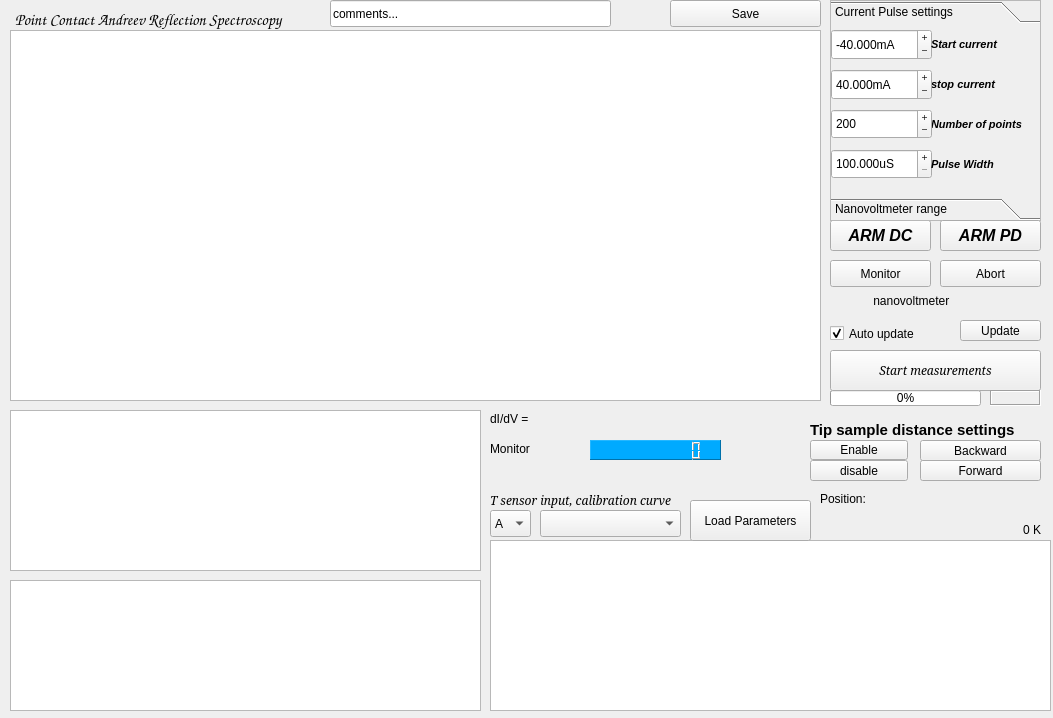
<?xml version="1.0" encoding="UTF-8"?>
<ui version="4.0">
 <class>MainWindow</class>
 <widget class="QMainWindow" name="MainWindow">
  <property name="geometry">
   <rect>
    <x>0</x>
    <y>0</y>
    <width>1053</width>
    <height>718</height>
   </rect>
  </property>
  <property name="mouseTracking">
   <bool>false</bool>
  </property>
  <property name="windowTitle">
   <string>PCAR Spectroscopy</string>
  </property>
  <property name="windowIcon">
   <iconset>
    <normaloff>../../../../../usr/share/pixmaps/cubeview48.png</normaloff>../../../../../usr/share/pixmaps/cubeview48.png</iconset>
  </property>
  <property name="windowOpacity">
   <double>1.000000000000000</double>
  </property>
  <property name="toolTip">
   <string/>
  </property>
  <property name="autoFillBackground">
   <bool>false</bool>
  </property>
  <property name="styleSheet">
   <string notr="true"/>
  </property>
  <property name="toolButtonStyle">
   <enum>Qt::ToolButtonIconOnly</enum>
  </property>
  <property name="tabShape">
   <enum>QTabWidget::Rounded</enum>
  </property>
  <widget class="QWidget" name="centralwidget">
   <widget class="QPushButton" name="init_button">
    <property name="geometry">
     <rect>
      <x>830</x>
      <y>350</y>
      <width>211</width>
      <height>41</height>
     </rect>
    </property>
    <property name="font">
     <font>
      <family>Serif</family>
      <italic>true</italic>
     </font>
    </property>
    <property name="text">
     <string>Start measurements</string>
    </property>
   </widget>
   <widget class="QLabel" name="label">
    <property name="geometry">
     <rect>
      <x>15</x>
      <y>9</y>
      <width>270</width>
      <height>21</height>
     </rect>
    </property>
    <property name="font">
     <font>
      <family>URW Chancery L</family>
      <pointsize>12</pointsize>
      <weight>75</weight>
      <italic>true</italic>
      <bold>true</bold>
     </font>
    </property>
    <property name="text">
     <string>Point Contact Andreev Reflection Spectroscopy</string>
    </property>
   </widget>
   <widget class="QCheckBox" name="fetch_data">
    <property name="enabled">
     <bool>true</bool>
    </property>
    <property name="geometry">
     <rect>
      <x>830</x>
      <y>320</y>
      <width>121</width>
      <height>27</height>
     </rect>
    </property>
    <property name="text">
     <string>Auto update</string>
    </property>
    <property name="checked">
     <bool>true</bool>
    </property>
   </widget>
   <widget class="QLabel" name="total_readings">
    <property name="geometry">
     <rect>
      <x>990</x>
      <y>390</y>
      <width>51</width>
      <height>16</height>
     </rect>
    </property>
    <property name="frameShape">
     <enum>QFrame::Box</enum>
    </property>
    <property name="frameShadow">
     <enum>QFrame::Sunken</enum>
    </property>
    <property name="text">
     <string/>
    </property>
   </widget>
   <widget class="QPushButton" name="Save_data">
    <property name="geometry">
     <rect>
      <x>670</x>
      <y>0</y>
      <width>151</width>
      <height>27</height>
     </rect>
    </property>
    <property name="text">
     <string>Save</string>
    </property>
   </widget>
   <widget class="PlotWidget" name="dIdVgraph">
    <property name="geometry">
     <rect>
      <x>10</x>
      <y>30</y>
      <width>811</width>
      <height>371</height>
     </rect>
    </property>
   </widget>
   <widget class="QPushButton" name="state_dc">
    <property name="geometry">
     <rect>
      <x>830</x>
      <y>220</y>
      <width>101</width>
      <height>31</height>
     </rect>
    </property>
    <property name="font">
     <font>
      <family>Ubuntu</family>
      <pointsize>12</pointsize>
      <weight>75</weight>
      <italic>true</italic>
      <bold>true</bold>
     </font>
    </property>
    <property name="styleSheet">
     <string notr="true">border-color: rgb(0, 0, 0);</string>
    </property>
    <property name="text">
     <string>ARM DC</string>
    </property>
   </widget>
   <widget class="QLabel" name="nvpr">
    <property name="geometry">
     <rect>
      <x>830</x>
      <y>290</y>
      <width>211</width>
      <height>21</height>
     </rect>
    </property>
    <property name="autoFillBackground">
     <bool>true</bool>
    </property>
    <property name="text">
     <string>             nanovoltmeter</string>
    </property>
   </widget>
   <widget class="QLabel" name="dIdVfit">
    <property name="geometry">
     <rect>
      <x>490</x>
      <y>410</y>
      <width>281</width>
      <height>17</height>
     </rect>
    </property>
    <property name="text">
     <string>dI/dV =</string>
    </property>
   </widget>
   <widget class="QToolBox" name="instrumenttools">
    <property name="geometry">
     <rect>
      <x>830</x>
      <y>0</y>
      <width>211</width>
      <height>221</height>
     </rect>
    </property>
    <property name="frameShape">
     <enum>QFrame::StyledPanel</enum>
    </property>
    <property name="frameShadow">
     <enum>QFrame::Raised</enum>
    </property>
    <property name="lineWidth">
     <number>2</number>
    </property>
    <property name="midLineWidth">
     <number>1</number>
    </property>
    <property name="currentIndex">
     <number>0</number>
    </property>
    <property name="tabSpacing">
     <number>6</number>
    </property>
    <widget class="QWidget" name="page">
     <property name="geometry">
      <rect>
       <x>0</x>
       <y>0</y>
       <width>209</width>
       <height>157</height>
      </rect>
     </property>
     <attribute name="label">
      <string>Current Pulse settings</string>
     </attribute>
     <widget class="QLabel" name="label_5">
      <property name="geometry">
       <rect>
        <x>100</x>
        <y>80</y>
        <width>91</width>
        <height>30</height>
       </rect>
      </property>
      <property name="font">
       <font>
        <pointsize>8</pointsize>
        <weight>75</weight>
        <italic>true</italic>
        <bold>true</bold>
       </font>
      </property>
      <property name="text">
       <string>Number of points</string>
      </property>
     </widget>
     <widget class="QDoubleSpinBox" name="current_start">
      <property name="geometry">
       <rect>
        <x>0</x>
        <y>0</y>
        <width>101</width>
        <height>31</height>
       </rect>
      </property>
      <property name="wrapping">
       <bool>false</bool>
      </property>
      <property name="buttonSymbols">
       <enum>QAbstractSpinBox::PlusMinus</enum>
      </property>
      <property name="accelerated">
       <bool>true</bool>
      </property>
      <property name="correctionMode">
       <enum>QAbstractSpinBox::CorrectToNearestValue</enum>
      </property>
      <property name="suffix">
       <string>mA</string>
      </property>
      <property name="decimals">
       <number>3</number>
      </property>
      <property name="minimum">
       <double>-105.000000000000000</double>
      </property>
      <property name="maximum">
       <double>105.000000000000000</double>
      </property>
      <property name="singleStep">
       <double>0.001000000000000</double>
      </property>
      <property name="value">
       <double>-40.000000000000000</double>
      </property>
     </widget>
     <widget class="QDoubleSpinBox" name="num_points">
      <property name="geometry">
       <rect>
        <x>0</x>
        <y>80</y>
        <width>101</width>
        <height>30</height>
       </rect>
      </property>
      <property name="wrapping">
       <bool>false</bool>
      </property>
      <property name="buttonSymbols">
       <enum>QAbstractSpinBox::PlusMinus</enum>
      </property>
      <property name="accelerated">
       <bool>true</bool>
      </property>
      <property name="correctionMode">
       <enum>QAbstractSpinBox::CorrectToNearestValue</enum>
      </property>
      <property name="suffix">
       <string/>
      </property>
      <property name="decimals">
       <number>0</number>
      </property>
      <property name="minimum">
       <double>0.000000000000000</double>
      </property>
      <property name="maximum">
       <double>1000.000000000000000</double>
      </property>
      <property name="singleStep">
       <double>1.000000000000000</double>
      </property>
      <property name="value">
       <double>200.000000000000000</double>
      </property>
     </widget>
     <widget class="QLabel" name="pw_label">
      <property name="geometry">
       <rect>
        <x>100</x>
        <y>-40</y>
        <width>51</width>
        <height>17</height>
       </rect>
      </property>
      <property name="text">
       <string>100</string>
      </property>
     </widget>
     <widget class="QLabel" name="label_3">
      <property name="geometry">
       <rect>
        <x>100</x>
        <y>40</y>
        <width>91</width>
        <height>31</height>
       </rect>
      </property>
      <property name="font">
       <font>
        <pointsize>8</pointsize>
        <weight>75</weight>
        <italic>true</italic>
        <bold>true</bold>
       </font>
      </property>
      <property name="text">
       <string>stop current</string>
      </property>
     </widget>
     <widget class="QDoubleSpinBox" name="current_stop">
      <property name="geometry">
       <rect>
        <x>0</x>
        <y>40</y>
        <width>101</width>
        <height>31</height>
       </rect>
      </property>
      <property name="wrapping">
       <bool>false</bool>
      </property>
      <property name="buttonSymbols">
       <enum>QAbstractSpinBox::PlusMinus</enum>
      </property>
      <property name="accelerated">
       <bool>true</bool>
      </property>
      <property name="correctionMode">
       <enum>QAbstractSpinBox::CorrectToNearestValue</enum>
      </property>
      <property name="suffix">
       <string>mA</string>
      </property>
      <property name="decimals">
       <number>3</number>
      </property>
      <property name="minimum">
       <double>-105.000000000000000</double>
      </property>
      <property name="maximum">
       <double>105.000000000000000</double>
      </property>
      <property name="singleStep">
       <double>0.001000000000000</double>
      </property>
      <property name="value">
       <double>40.000000000000000</double>
      </property>
     </widget>
     <widget class="QLabel" name="label_4">
      <property name="geometry">
       <rect>
        <x>100</x>
        <y>0</y>
        <width>101</width>
        <height>31</height>
       </rect>
      </property>
      <property name="font">
       <font>
        <pointsize>8</pointsize>
        <weight>75</weight>
        <italic>true</italic>
        <bold>true</bold>
       </font>
      </property>
      <property name="text">
       <string>Start current</string>
      </property>
     </widget>
     <widget class="QDoubleSpinBox" name="pulse_width">
      <property name="geometry">
       <rect>
        <x>0</x>
        <y>120</y>
        <width>101</width>
        <height>30</height>
       </rect>
      </property>
      <property name="wrapping">
       <bool>false</bool>
      </property>
      <property name="buttonSymbols">
       <enum>QAbstractSpinBox::PlusMinus</enum>
      </property>
      <property name="accelerated">
       <bool>true</bool>
      </property>
      <property name="correctionMode">
       <enum>QAbstractSpinBox::CorrectToNearestValue</enum>
      </property>
      <property name="suffix">
       <string>uS</string>
      </property>
      <property name="decimals">
       <number>3</number>
      </property>
      <property name="minimum">
       <double>100.000000000000000</double>
      </property>
      <property name="maximum">
       <double>2000.000000000000000</double>
      </property>
      <property name="singleStep">
       <double>5.000000000000000</double>
      </property>
      <property name="value">
       <double>100.000000000000000</double>
      </property>
     </widget>
     <widget class="QLabel" name="label_6">
      <property name="geometry">
       <rect>
        <x>100</x>
        <y>120</y>
        <width>81</width>
        <height>30</height>
       </rect>
      </property>
      <property name="font">
       <font>
        <pointsize>8</pointsize>
        <weight>75</weight>
        <italic>true</italic>
        <bold>true</bold>
       </font>
      </property>
      <property name="text">
       <string>Pulse Width</string>
      </property>
     </widget>
    </widget>
    <widget class="QWidget" name="page_2">
     <property name="geometry">
      <rect>
       <x>0</x>
       <y>0</y>
       <width>209</width>
       <height>157</height>
      </rect>
     </property>
     <attribute name="label">
      <string>Nanovoltmeter range</string>
     </attribute>
     <widget class="QRadioButton" name="v6">
      <property name="geometry">
       <rect>
        <x>130</x>
        <y>40</y>
        <width>71</width>
        <height>22</height>
       </rect>
      </property>
      <property name="text">
       <string>100V</string>
      </property>
     </widget>
     <widget class="QRadioButton" name="v2">
      <property name="geometry">
       <rect>
        <x>60</x>
        <y>10</y>
        <width>71</width>
        <height>22</height>
       </rect>
      </property>
      <property name="text">
       <string>10mV</string>
      </property>
      <property name="checked">
       <bool>true</bool>
      </property>
     </widget>
     <widget class="QRadioButton" name="v3">
      <property name="geometry">
       <rect>
        <x>130</x>
        <y>10</y>
        <width>81</width>
        <height>22</height>
       </rect>
      </property>
      <property name="text">
       <string>100mV</string>
      </property>
      <property name="checked">
       <bool>false</bool>
      </property>
     </widget>
     <widget class="QRadioButton" name="v1">
      <property name="geometry">
       <rect>
        <x>0</x>
        <y>10</y>
        <width>60</width>
        <height>22</height>
       </rect>
      </property>
      <property name="text">
       <string>1mV</string>
      </property>
      <property name="checked">
       <bool>false</bool>
      </property>
     </widget>
     <widget class="QRadioButton" name="v5">
      <property name="geometry">
       <rect>
        <x>60</x>
        <y>40</y>
        <width>71</width>
        <height>22</height>
       </rect>
      </property>
      <property name="text">
       <string>10V</string>
      </property>
      <property name="checked">
       <bool>false</bool>
      </property>
     </widget>
     <widget class="QRadioButton" name="v4">
      <property name="geometry">
       <rect>
        <x>0</x>
        <y>40</y>
        <width>71</width>
        <height>22</height>
       </rect>
      </property>
      <property name="text">
       <string>1V</string>
      </property>
      <property name="checked">
       <bool>false</bool>
      </property>
     </widget>
    </widget>
   </widget>
   <widget class="QTextBrowser" name="messages">
    <property name="geometry">
     <rect>
      <x>10</x>
      <y>410</y>
      <width>471</width>
      <height>161</height>
     </rect>
    </property>
    <property name="frameShape">
     <enum>QFrame::StyledPanel</enum>
    </property>
   </widget>
   <widget class="QPushButton" name="pushButton">
    <property name="geometry">
     <rect>
      <x>920</x>
      <y>440</y>
      <width>121</width>
      <height>21</height>
     </rect>
    </property>
    <property name="text">
     <string>Backward</string>
    </property>
   </widget>
   <widget class="QPushButton" name="pushButton_2">
    <property name="geometry">
     <rect>
      <x>920</x>
      <y>460</y>
      <width>121</width>
      <height>21</height>
     </rect>
    </property>
    <property name="text">
     <string>Forward</string>
    </property>
   </widget>
   <widget class="QLabel" name="label_2">
    <property name="geometry">
     <rect>
      <x>810</x>
      <y>420</y>
      <width>231</width>
      <height>20</height>
     </rect>
    </property>
    <property name="font">
     <font>
      <family>Ubuntu</family>
      <pointsize>11</pointsize>
      <weight>75</weight>
      <bold>true</bold>
     </font>
    </property>
    <property name="text">
     <string>Tip sample distance settings</string>
    </property>
    <property name="textFormat">
     <enum>Qt::PlainText</enum>
    </property>
   </widget>
   <widget class="QLabel" name="position">
    <property name="geometry">
     <rect>
      <x>820</x>
      <y>490</y>
      <width>101</width>
      <height>17</height>
     </rect>
    </property>
    <property name="text">
     <string>Position:</string>
    </property>
   </widget>
   <widget class="QPushButton" name="pushButton_3">
    <property name="geometry">
     <rect>
      <x>810</x>
      <y>440</y>
      <width>98</width>
      <height>20</height>
     </rect>
    </property>
    <property name="text">
     <string>Enable</string>
    </property>
   </widget>
   <widget class="QPushButton" name="pushButton_4">
    <property name="geometry">
     <rect>
      <x>810</x>
      <y>460</y>
      <width>98</width>
      <height>21</height>
     </rect>
    </property>
    <property name="text">
     <string>disable</string>
    </property>
   </widget>
   <widget class="QLabel" name="a_1">
    <property name="geometry">
     <rect>
      <x>930</x>
      <y>490</y>
      <width>21</width>
      <height>17</height>
     </rect>
    </property>
    <property name="text">
     <string/>
    </property>
   </widget>
   <widget class="QLabel" name="a_2">
    <property name="geometry">
     <rect>
      <x>960</x>
      <y>490</y>
      <width>21</width>
      <height>17</height>
     </rect>
    </property>
    <property name="text">
     <string/>
    </property>
   </widget>
   <widget class="QLabel" name="a_3">
    <property name="geometry">
     <rect>
      <x>990</x>
      <y>490</y>
      <width>21</width>
      <height>17</height>
     </rect>
    </property>
    <property name="text">
     <string/>
    </property>
   </widget>
   <widget class="QLabel" name="a_4">
    <property name="geometry">
     <rect>
      <x>1020</x>
      <y>490</y>
      <width>21</width>
      <height>17</height>
     </rect>
    </property>
    <property name="text">
     <string/>
    </property>
   </widget>
   <widget class="PlotWidget" name="temp_graph">
    <property name="geometry">
     <rect>
      <x>490</x>
      <y>540</y>
      <width>561</width>
      <height>171</height>
     </rect>
    </property>
   </widget>
   <widget class="QComboBox" name="curvelist">
    <property name="geometry">
     <rect>
      <x>540</x>
      <y>510</y>
      <width>141</width>
      <height>27</height>
     </rect>
    </property>
   </widget>
   <widget class="QComboBox" name="input_list">
    <property name="geometry">
     <rect>
      <x>490</x>
      <y>510</y>
      <width>41</width>
      <height>27</height>
     </rect>
    </property>
    <item>
     <property name="text">
      <string>A</string>
     </property>
    </item>
    <item>
     <property name="text">
      <string>B</string>
     </property>
    </item>
    <item>
     <property name="text">
      <string>C</string>
     </property>
    </item>
    <item>
     <property name="text">
      <string>D</string>
     </property>
    </item>
   </widget>
   <widget class="QLabel" name="label_7">
    <property name="geometry">
     <rect>
      <x>490</x>
      <y>490</y>
      <width>201</width>
      <height>21</height>
     </rect>
    </property>
    <property name="font">
     <font>
      <family>Serif</family>
      <pointsize>9</pointsize>
      <italic>true</italic>
     </font>
    </property>
    <property name="text">
     <string>T sensor input, calibration curve</string>
    </property>
   </widget>
   <widget class="QPushButton" name="pushButton_5">
    <property name="geometry">
     <rect>
      <x>690</x>
      <y>500</y>
      <width>121</width>
      <height>41</height>
     </rect>
    </property>
    <property name="text">
     <string>Load Parameters</string>
    </property>
   </widget>
   <widget class="QPushButton" name="update_button">
    <property name="geometry">
     <rect>
      <x>960</x>
      <y>320</y>
      <width>81</width>
      <height>21</height>
     </rect>
    </property>
    <property name="text">
     <string>Update</string>
    </property>
   </widget>
   <widget class="QLabel" name="temperature">
    <property name="geometry">
     <rect>
      <x>930</x>
      <y>520</y>
      <width>111</width>
      <height>20</height>
     </rect>
    </property>
    <property name="layoutDirection">
     <enum>Qt::LeftToRight</enum>
    </property>
    <property name="text">
     <string>0 K</string>
    </property>
    <property name="alignment">
     <set>Qt::AlignRight|Qt::AlignTrailing|Qt::AlignVCenter</set>
    </property>
    <property name="margin">
     <number>2</number>
    </property>
   </widget>
   <widget class="QProgressBar" name="progressBar">
    <property name="geometry">
     <rect>
      <x>830</x>
      <y>390</y>
      <width>151</width>
      <height>16</height>
     </rect>
    </property>
    <property name="value">
     <number>0</number>
    </property>
   </widget>
   <widget class="QPushButton" name="state_pd">
    <property name="geometry">
     <rect>
      <x>940</x>
      <y>220</y>
      <width>101</width>
      <height>31</height>
     </rect>
    </property>
    <property name="font">
     <font>
      <family>Ubuntu</family>
      <pointsize>12</pointsize>
      <weight>75</weight>
      <italic>true</italic>
      <bold>true</bold>
     </font>
    </property>
    <property name="styleSheet">
     <string notr="true">border-color: rgb(0, 0, 0);</string>
    </property>
    <property name="text">
     <string>ARM PD</string>
    </property>
   </widget>
   <widget class="QPushButton" name="Save_data_2">
    <property name="geometry">
     <rect>
      <x>940</x>
      <y>260</y>
      <width>101</width>
      <height>27</height>
     </rect>
    </property>
    <property name="text">
     <string>Abort</string>
    </property>
   </widget>
   <widget class="QLabel" name="label_9">
    <property name="geometry">
     <rect>
      <x>490</x>
      <y>440</y>
      <width>101</width>
      <height>17</height>
     </rect>
    </property>
    <property name="text">
     <string>Monitor</string>
    </property>
   </widget>
   <widget class="QLCDNumber" name="live_monitor">
    <property name="geometry">
     <rect>
      <x>590</x>
      <y>440</y>
      <width>131</width>
      <height>20</height>
     </rect>
    </property>
    <property name="autoFillBackground">
     <bool>false</bool>
    </property>
    <property name="styleSheet">
     <string notr="true">QLCDNumber{color:rgb(85, 85, 255);background-color:rgb(0, 170, 255);}</string>
    </property>
    <property name="frameShape">
     <enum>QFrame::Panel</enum>
    </property>
    <property name="smallDecimalPoint">
     <bool>false</bool>
    </property>
    <property name="numDigits">
     <number>10</number>
    </property>
   </widget>
   <widget class="QPushButton" name="pushButton_6">
    <property name="geometry">
     <rect>
      <x>830</x>
      <y>260</y>
      <width>101</width>
      <height>27</height>
     </rect>
    </property>
    <property name="text">
     <string>Monitor</string>
    </property>
   </widget>
   <widget class="PlotWidget" name="temp_res_graph">
    <property name="geometry">
     <rect>
      <x>10</x>
      <y>580</y>
      <width>471</width>
      <height>131</height>
     </rect>
    </property>
   </widget>
   <widget class="QLineEdit" name="comments">
    <property name="geometry">
     <rect>
      <x>330</x>
      <y>0</y>
      <width>281</width>
      <height>27</height>
     </rect>
    </property>
    <property name="text">
     <string>comments...</string>
    </property>
   </widget>
  </widget>
  <action name="actionSave_as">
   <property name="text">
    <string>Save as</string>
   </property>
  </action>
 </widget>
 <customwidgets>
  <customwidget>
   <class>PlotWidget</class>
   <extends>QGraphicsView</extends>
   <header>pyqtgraph.h</header>
  </customwidget>
 </customwidgets>
 <resources/>
 <connections>
  <connection>
   <sender>init_button</sender>
   <signal>clicked()</signal>
   <receiver>MainWindow</receiver>
   <slot>start_measuring()</slot>
   <hints>
    <hint type="sourcelabel">
     <x>907</x>
     <y>380</y>
    </hint>
    <hint type="destinationlabel">
     <x>957</x>
     <y>368</y>
    </hint>
   </hints>
  </connection>
  <connection>
   <sender>Save_data</sender>
   <signal>clicked()</signal>
   <receiver>MainWindow</receiver>
   <slot>dump_to_file()</slot>
   <hints>
    <hint type="sourcelabel">
     <x>796</x>
     <y>51</y>
    </hint>
    <hint type="destinationlabel">
     <x>767</x>
     <y>64</y>
    </hint>
   </hints>
  </connection>
  <connection>
   <sender>v1</sender>
   <signal>clicked()</signal>
   <receiver>MainWindow</receiver>
   <slot>set_vc()</slot>
   <hints>
    <hint type="sourcelabel">
     <x>851</x>
     <y>31</y>
    </hint>
    <hint type="destinationlabel">
     <x>855</x>
     <y>227</y>
    </hint>
   </hints>
  </connection>
  <connection>
   <sender>v4</sender>
   <signal>clicked()</signal>
   <receiver>MainWindow</receiver>
   <slot>set_vc()</slot>
   <hints>
    <hint type="sourcelabel">
     <x>864</x>
     <y>61</y>
    </hint>
    <hint type="destinationlabel">
     <x>875</x>
     <y>205</y>
    </hint>
   </hints>
  </connection>
  <connection>
   <sender>v2</sender>
   <signal>clicked()</signal>
   <receiver>MainWindow</receiver>
   <slot>set_vc()</slot>
   <hints>
    <hint type="sourcelabel">
     <x>936</x>
     <y>31</y>
    </hint>
    <hint type="destinationlabel">
     <x>973</x>
     <y>246</y>
    </hint>
   </hints>
  </connection>
  <connection>
   <sender>v5</sender>
   <signal>clicked()</signal>
   <receiver>MainWindow</receiver>
   <slot>set_vc()</slot>
   <hints>
    <hint type="sourcelabel">
     <x>922</x>
     <y>61</y>
    </hint>
    <hint type="destinationlabel">
     <x>898</x>
     <y>262</y>
    </hint>
   </hints>
  </connection>
  <connection>
   <sender>v3</sender>
   <signal>clicked()</signal>
   <receiver>MainWindow</receiver>
   <slot>set_vc()</slot>
   <hints>
    <hint type="sourcelabel">
     <x>994</x>
     <y>31</y>
    </hint>
    <hint type="destinationlabel">
     <x>996</x>
     <y>210</y>
    </hint>
   </hints>
  </connection>
  <connection>
   <sender>v6</sender>
   <signal>clicked()</signal>
   <receiver>MainWindow</receiver>
   <slot>set_vc()</slot>
   <hints>
    <hint type="sourcelabel">
     <x>991</x>
     <y>61</y>
    </hint>
    <hint type="destinationlabel">
     <x>958</x>
     <y>232</y>
    </hint>
   </hints>
  </connection>
  <connection>
   <sender>state_dc</sender>
   <signal>clicked()</signal>
   <receiver>MainWindow</receiver>
   <slot>arm_DC()</slot>
   <hints>
    <hint type="sourcelabel">
     <x>888</x>
     <y>250</y>
    </hint>
    <hint type="destinationlabel">
     <x>868</x>
     <y>299</y>
    </hint>
   </hints>
  </connection>
  <connection>
   <sender>current_stop</sender>
   <signal>valueChanged(double)</signal>
   <receiver>MainWindow</receiver>
   <slot>set_current_stop(double)</slot>
   <hints>
    <hint type="sourcelabel">
     <x>874</x>
     <y>102</y>
    </hint>
    <hint type="destinationlabel">
     <x>935</x>
     <y>115</y>
    </hint>
   </hints>
  </connection>
  <connection>
   <sender>current_start</sender>
   <signal>valueChanged(double)</signal>
   <receiver>MainWindow</receiver>
   <slot>set_current_start(double)</slot>
   <hints>
    <hint type="sourcelabel">
     <x>870</x>
     <y>62</y>
    </hint>
    <hint type="destinationlabel">
     <x>957</x>
     <y>72</y>
    </hint>
   </hints>
  </connection>
  <connection>
   <sender>pushButton</sender>
   <signal>clicked()</signal>
   <receiver>MainWindow</receiver>
   <slot>stepper_back()</slot>
   <hints>
    <hint type="sourcelabel">
     <x>986</x>
     <y>485</y>
    </hint>
    <hint type="destinationlabel">
     <x>972</x>
     <y>540</y>
    </hint>
   </hints>
  </connection>
  <connection>
   <sender>pushButton_2</sender>
   <signal>clicked()</signal>
   <receiver>MainWindow</receiver>
   <slot>stepper_fwd()</slot>
   <hints>
    <hint type="sourcelabel">
     <x>1004</x>
     <y>505</y>
    </hint>
    <hint type="destinationlabel">
     <x>1031</x>
     <y>526</y>
    </hint>
   </hints>
  </connection>
  <connection>
   <sender>pushButton_4</sender>
   <signal>clicked()</signal>
   <receiver>MainWindow</receiver>
   <slot>disable_stepper()</slot>
   <hints>
    <hint type="sourcelabel">
     <x>865</x>
     <y>501</y>
    </hint>
    <hint type="destinationlabel">
     <x>878</x>
     <y>514</y>
    </hint>
   </hints>
  </connection>
  <connection>
   <sender>pushButton_3</sender>
   <signal>clicked()</signal>
   <receiver>MainWindow</receiver>
   <slot>enable_stepper()</slot>
   <hints>
    <hint type="sourcelabel">
     <x>822</x>
     <y>472</y>
    </hint>
    <hint type="destinationlabel">
     <x>832</x>
     <y>439</y>
    </hint>
   </hints>
  </connection>
  <connection>
   <sender>curvelist</sender>
   <signal>currentIndexChanged(int)</signal>
   <receiver>MainWindow</receiver>
   <slot>select_temperature_curve(int)</slot>
   <hints>
    <hint type="sourcelabel">
     <x>562</x>
     <y>536</y>
    </hint>
    <hint type="destinationlabel">
     <x>579</x>
     <y>481</y>
    </hint>
   </hints>
  </connection>
  <connection>
   <sender>input_list</sender>
   <signal>currentIndexChanged(QString)</signal>
   <receiver>MainWindow</receiver>
   <slot>select_temperature_input(QString)</slot>
   <hints>
    <hint type="sourcelabel">
     <x>506</x>
     <y>535</y>
    </hint>
    <hint type="destinationlabel">
     <x>494</x>
     <y>482</y>
    </hint>
   </hints>
  </connection>
  <connection>
   <sender>pushButton_5</sender>
   <signal>clicked()</signal>
   <receiver>MainWindow</receiver>
   <slot>load_temperature_parameters()</slot>
   <hints>
    <hint type="sourcelabel">
     <x>690</x>
     <y>540</y>
    </hint>
    <hint type="destinationlabel">
     <x>708</x>
     <y>549</y>
    </hint>
   </hints>
  </connection>
  <connection>
   <sender>update_button</sender>
   <signal>clicked()</signal>
   <receiver>MainWindow</receiver>
   <slot>update_buffer()</slot>
   <hints>
    <hint type="sourcelabel">
     <x>1017</x>
     <y>349</y>
    </hint>
    <hint type="destinationlabel">
     <x>967</x>
     <y>330</y>
    </hint>
   </hints>
  </connection>
  <connection>
   <sender>num_points</sender>
   <signal>valueChanged(double)</signal>
   <receiver>MainWindow</receiver>
   <slot>set_points(double)</slot>
   <hints>
    <hint type="sourcelabel">
     <x>901</x>
     <y>141</y>
    </hint>
    <hint type="destinationlabel">
     <x>938</x>
     <y>156</y>
    </hint>
   </hints>
  </connection>
  <connection>
   <sender>pulse_width</sender>
   <signal>valueChanged(double)</signal>
   <receiver>MainWindow</receiver>
   <slot>set_pulse_width(double)</slot>
   <hints>
    <hint type="sourcelabel">
     <x>928</x>
     <y>181</y>
    </hint>
    <hint type="destinationlabel">
     <x>936</x>
     <y>194</y>
    </hint>
   </hints>
  </connection>
  <connection>
   <sender>state_pd</sender>
   <signal>clicked()</signal>
   <receiver>MainWindow</receiver>
   <slot>arm_PD()</slot>
   <hints>
    <hint type="sourcelabel">
     <x>1026</x>
     <y>240</y>
    </hint>
    <hint type="destinationlabel">
     <x>1049</x>
     <y>287</y>
    </hint>
   </hints>
  </connection>
  <connection>
   <sender>Save_data_2</sender>
   <signal>clicked()</signal>
   <receiver>MainWindow</receiver>
   <slot>abort_all()</slot>
   <hints>
    <hint type="sourcelabel">
     <x>955</x>
     <y>268</y>
    </hint>
    <hint type="destinationlabel">
     <x>962</x>
     <y>35</y>
    </hint>
   </hints>
  </connection>
  <connection>
   <sender>pushButton_6</sender>
   <signal>clicked()</signal>
   <receiver>MainWindow</receiver>
   <slot>arm_delta()</slot>
   <hints>
    <hint type="sourcelabel">
     <x>843</x>
     <y>259</y>
    </hint>
    <hint type="destinationlabel">
     <x>825</x>
     <y>269</y>
    </hint>
   </hints>
  </connection>
 </connections>
 <slots>
  <slot>gogo()</slot>
  <slot>dat()</slot>
  <slot>start_measuring()</slot>
  <slot>read_buffer()</slot>
  <slot>dump_to_file()</slot>
  <slot>set_pulse_width()</slot>
  <slot>set_voltage_compliance()</slot>
  <slot>set_vc()</slot>
  <slot>arm_DC()</slot>
  <slot>byebye()</slot>
  <slot>set_current_stop(double)</slot>
  <slot>set_current_start(double)</slot>
  <slot>stepper_back()</slot>
  <slot>stepper_fwd()</slot>
  <slot>disable_stepper()</slot>
  <slot>enable_stepper()</slot>
  <slot>select_temperature_curve(int)</slot>
  <slot>select_temperature_input(QString)</slot>
  <slot>load_temperature_parameters()</slot>
  <slot>update_buffer()</slot>
  <slot>set_points(double)</slot>
  <slot>set_pulse_width(double)</slot>
  <slot>arm_PD()</slot>
  <slot>abort_all()</slot>
  <slot>arm_delta()</slot>
 </slots>
</ui>
